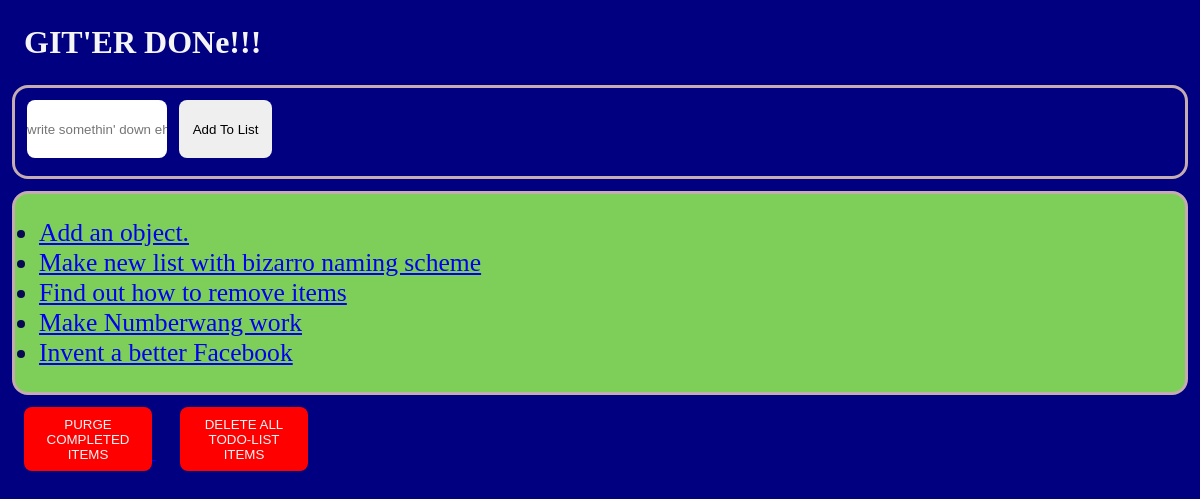
The app's page /, older data.
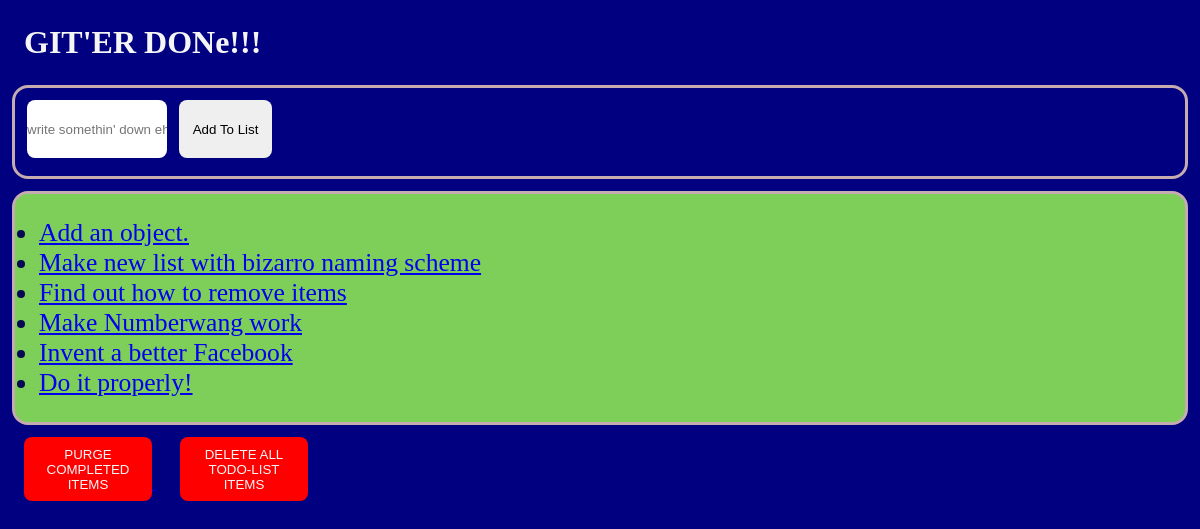
The same page, newer data.
### jobs/models.py (models this page shows, shortened)
class ToDoList(models.Model):
    item = models.CharField(max_length=66)
    completed = models.BooleanField(default=False)

### jobs/views.py (the view)
# urls.py: path("", views.index, name="homepage"),
def index(req):
    todo_items = ToDoList.objects.order_by("id")
    form = ToDoListForm()
    context = {"todo_items": todo_items, "form": form}
    return render(req, "jobs/index.html", context)

### jobs/forms.py
class ToDoListForm(forms.Form):
    item = forms.CharField(
        max_length=45,
        widget=forms.TextInput(
            attrs={
                "class": "add-item",
                "placeholder": "write somethin' down eh??",
                "aria-label": "Todo",
                "aria-describeby": "add-btn",
            }
        ),
    )

### jobs/templates/jobs/index.html (shortened to what this page needs)
{% load static %}
<!DOCTYPE html>
<html lang="en">
  <head>
    <link rel="stylesheet" href="{% static 'jobs/styles.css' %}" />
  </head>
  <body>
    <div class="banner">
      <h1>GIT'ER DONe!!!</h1>
    </div>
    <div class="entry-field">
      <form action="{% url 'add' %}" method="POST" role="form">
        {% csrf_token %} {{ form.item }}
        <button class="add-item submit" type="submit">Add To List</button>
      </form>
    </div>
    <div class="main">
      <ul class="todos">
        {% for todoItem in todo_items %} {% if todoItem.completed %}
        <li class="completed">{{todoItem.item}}</li>
        {% else %}
        <li>
          <a href="{% url 'completeToDo' todoItem.id %}">{{todoItem.item}}</a>
        </li>
        {% endif %} {% endfor %}
      </ul>
    </div>
    <a href="{% url 'deleteCompleted' %}">
      <button class="purge-button" type="submit">PURGE COMPLETED ITEMS</button>
    </a>
    <a href="{% url 'deleteAll' %}">
      <button class="purge-button" type="submit">
        DELETE ALL TODO-LIST ITEMS
      </button>
    </a>
  </body>
</html>

Row changes from the older to the newer data that the page shows:
added ToDoList: item "Do it properly!"
